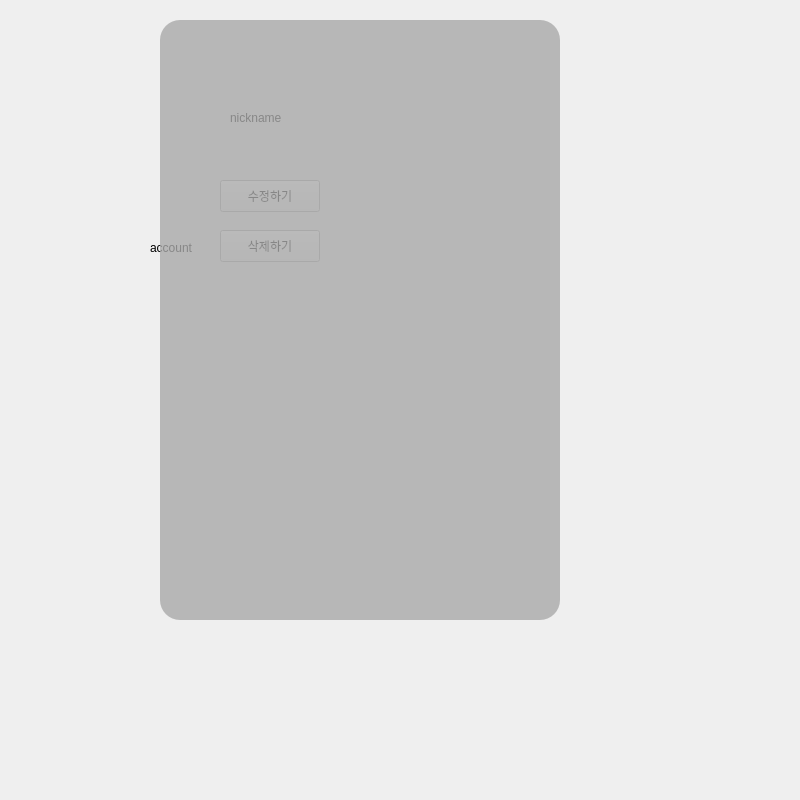
<?xml version="1.0" encoding="UTF-8"?>
<ui version="4.0">
 <class>MyPage</class>
 <widget class="QWidget" name="MyPage">
  <property name="geometry">
   <rect>
    <x>0</x>
    <y>0</y>
    <width>800</width>
    <height>800</height>
   </rect>
  </property>
  <property name="windowTitle">
   <string>Form</string>
  </property>
  <property name="styleSheet">
   <string notr="true"/>
  </property>
  <widget class="QPushButton" name="updateBtn">
   <property name="geometry">
    <rect>
     <x>220</x>
     <y>180</y>
     <width>100</width>
     <height>32</height>
    </rect>
   </property>
   <property name="text">
    <string>수정하기</string>
   </property>
  </widget>
  <widget class="QPushButton" name="deleteBtn">
   <property name="geometry">
    <rect>
     <x>220</x>
     <y>230</y>
     <width>100</width>
     <height>32</height>
    </rect>
   </property>
   <property name="text">
    <string>삭제하기</string>
   </property>
  </widget>
  <widget class="QLabel" name="nicknameEdit">
   <property name="geometry">
    <rect>
     <x>230</x>
     <y>110</y>
     <width>58</width>
     <height>16</height>
    </rect>
   </property>
   <property name="text">
    <string>nickname</string>
   </property>
  </widget>
  <widget class="QLabel" name="Account">
   <property name="geometry">
    <rect>
     <x>150</x>
     <y>240</y>
     <width>58</width>
     <height>16</height>
    </rect>
   </property>
   <property name="text">
    <string>account</string>
   </property>
  </widget>
  <widget class="QLabel" name="bg">
   <property name="geometry">
    <rect>
     <x>0</x>
     <y>0</y>
     <width>800</width>
     <height>800</height>
    </rect>
   </property>
   <property name="styleSheet">
    <string notr="true">background-image: url(:/img/tictactoe.png);
                    background-repeat: no-repeat;
                    background-position: center;</string>
   </property>
   <property name="text">
    <string/>
   </property>
  </widget>
  <widget class="QLabel" name="page">
   <property name="geometry">
    <rect>
     <x>160</x>
     <y>20</y>
     <width>400</width>
     <height>600</height>
    </rect>
   </property>
   <property name="styleSheet">
    <string notr="true">background-color: rgba(169, 169, 169, 0.8);
    width: 700px; 
    height: 700px; 
    border-radius: 20px; </string>
   </property>
   <property name="text">
    <string/>
   </property>
  </widget>
  <zorder>bg</zorder>
  <zorder>updateBtn</zorder>
  <zorder>deleteBtn</zorder>
  <zorder>nicknameEdit</zorder>
  <zorder>Account</zorder>
  <zorder>page</zorder>
 </widget>
 <resources/>
 <connections/>
</ui>
